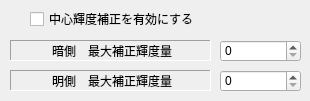
   <widget class="QWidget" name="tab_8">
    <attribute name="title">
     <string>補正</string>
    </attribute>
    <widget class="QLabel" name="label_26">
     <property name="geometry">
      <rect>
       <x>10</x>
       <y>70</y>
       <width>201</width>
       <height>21</height>
      </rect>
     </property>
     <property name="frameShape">
      <enum>QFrame::Panel</enum>
     </property>
     <property name="frameShadow">
      <enum>QFrame::Sunken</enum>
     </property>
     <property name="text">
      <string>明側　最大補正輝度量</string>
     </property>
     <property name="alignment">
      <set>Qt::AlignCenter|Qt::AlignHCenter|Qt::AlignLeading|Qt::AlignLeft|Qt::AlignVCenter</set>
     </property>
    </widget>
    <widget class="QLabel" name="label_25">
     <property name="geometry">
      <rect>
       <x>10</x>
       <y>40</y>
       <width>201</width>
       <height>21</height>
      </rect>
     </property>
     <property name="frameShape">
      <enum>QFrame::Panel</enum>
     </property>
     <property name="frameShadow">
      <enum>QFrame::Sunken</enum>
     </property>
     <property name="text">
      <string>暗側　最大補正輝度量</string>
     </property>
     <property name="alignment">
      <set>Qt::AlignCenter|Qt::AlignHCenter|Qt::AlignLeading|Qt::AlignLeft|Qt::AlignVCenter</set>
     </property>
    </widget>
    <widget class="QSpinBox" name="EditAdjustWhite">
     <property name="geometry">
      <rect>
       <x>220</x>
       <y>70</y>
       <width>81</width>
       <height>22</height>
      </rect>
     </property>
     <property name="maximum">
      <number>255</number>
     </property>
    </widget>
    <widget class="QCheckBox" name="checkBModeAdjustable">
     <property name="geometry">
      <rect>
       <x>30</x>
       <y>10</y>
       <width>241</width>
       <height>18</height>
      </rect>
     </property>
     <property name="text">
      <string>中心輝度補正を有効にする</string>
     </property>
    </widget>
    <widget class="QSpinBox" name="EditAdjustBlack">
     <property name="geometry">
      <rect>
       <x>220</x>
       <y>40</y>
       <width>81</width>
       <height>22</height>
      </rect>
     </property>
     <property name="maximum">
      <number>255</number>
     </property>
    </widget>
   </widget>
